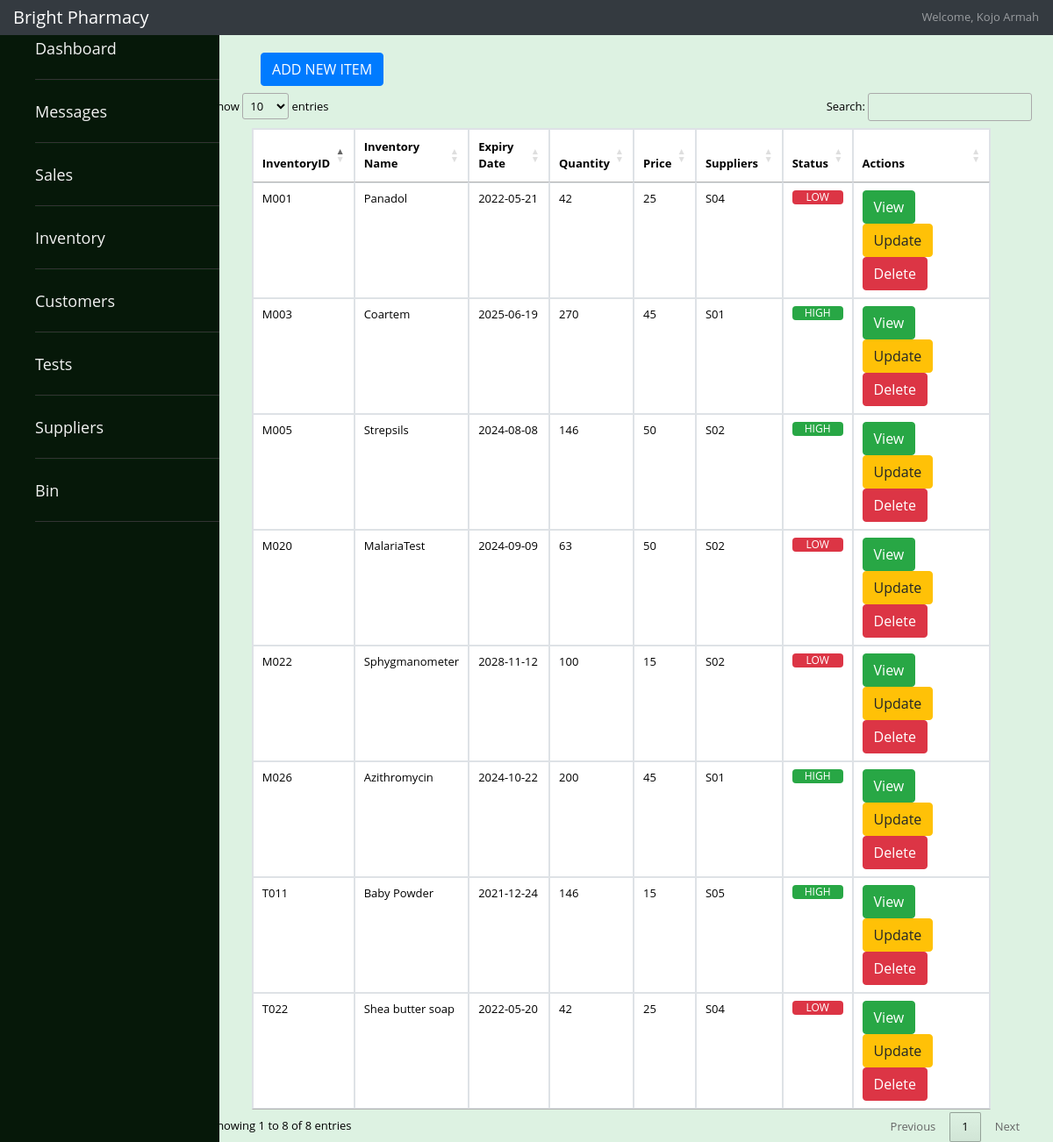
The page /employee/employee_inventory.php (signed in) on the database its author committed.
### tables this page shows
CREATE TABLE `Employee_Log_in` (
  `EmployeeID` int(3) NOT NULL,
  `Password` varchar(300) NOT NULL
);

CREATE TABLE `Employee` (
  `EmployeeID` int(3) NOT NULL,
  `EmployeeFname` varchar(15) NOT NULL,
  `EmployeeLname` varchar(15) NOT NULL,
  `EmployeeGender` enum('male','female') DEFAULT NULL,
  `EmployeeDOB` date DEFAULT NULL,
  `EmployeeAddress` varchar(30) NOT NULL,
  `DepartmentID` int(11) NOT NULL,
  `ShiftTime` time NOT NULL,
  `EmploymentDate` date NOT NULL,
  `Salary` varchar(255) DEFAULT NULL,
  `EmployeeStatus` enum('Active','Inactive','On-Leave','') NOT NULL
);

CREATE TABLE `Inventory` (
  `InventoryID` varchar(6) NOT NULL,
  `InventoryName` varchar(20) NOT NULL,
  `ExpiryDate` date DEFAULT NULL,
  `SuppliersID` varchar(3) NOT NULL,
  `NumberofItems` int(100) NOT NULL,
  `Price` double NOT NULL,
  `Status` enum('Available','Unavailable') DEFAULT 'Available'
);

### employee/inventory_u.php (the view, shortened to what this page needs)
</div>

### employee/employee_inventory.php (shortened to what this page needs)
<?php
     require_once("connection.php");
     if($_SESSION["loggedin"]){
        $id=$_SESSION["id"];
        $sql="SELECT * FROM Employee inner join Employee_Log_in ON Employee.EmployeeID=Employee_Log_in.EmployeeID WHERE Employee.EmployeeID='$id'";
        $results=mysqli_query($conn,$sql);
      if($row = mysqli_fetch_assoc($results)) {
        $fname=$row["EmployeeFname"];
        $lname=$row["EmployeeLname"];
    }
}
     ?>
<!DOCTYPE html>
<html lang="en">
<head>
    <link href="https://unpkg.com/ionicons@4.5.10-0/dist/css/ionicons.min.css" rel="stylesheet">
<link rel="stylesheet" href="https://maxcdn.bootstrapcdn.com/bootstrap/4.0.0/css/bootstrap.min.css" >
<link rel="stylesheet" type="text/css" href="https://cdn.datatables.net/1.10.22/css/jquery.dataTables.min.css"/>
<link rel="stylesheet" href="sweetalert2.min.css">
   <link rel="stylesheet" href="/final-melwinkle/css/main.css">
   <link rel="stylesheet" href="/final-melwinkle/css/sales.css">
</head>
<body>
<nav class="navbar navbar-dark fixed-top bg-dark flex-md-nowrap p-0 shadow">
      <a class="navbar-brand col-sm-3 col-md-2 mr-0" href="#">Bright Pharmacy</a>
      <ul class="navbar-nav px-3">
        <li class="nav-item text-nowrap">
          <a class="nav-link" href="/final-melwinkle/employee/employee_profile.php"><?php
        echo  "Welcome, ".$fname." ".$lname;
    ?></a>
        </li>
      </ul>
    </nav>
    <div class="wrapper"  >
  <nav id="sidebar" aria-label="side">
<ul class="list-items">
<?php
$depart="SELECT DepartmentID from  Employee  where EmployeeID=$id";
$res=mysqli_query($conn,$depart);
$row_d=mysqli_fetch_assoc($res);
if($row_d['DepartmentID']==4){
  echo "<li><a href='/final-melwinkle/employee/administrator/administrator_dashboard.php'><i class='icon ion-md-home' size='large'></i> Dashboard</a></li>
  <li><a href='/final-melwinkle/employee/administrator/administrator_employee.php'><i class='icon ion-md-people' size='large'></i>Employee</a></li>
  <li><a href='/final-melwinkle/employee/administrator/administrator_messages.php'><i class='icon ion-md-mail' size='large'></i> Messages</a></li>";
}else{
  echo "<li><a href='/final-melwinkle/employee/employee_dashboard.php'><i class='icon ion-md-home' size='large'></i> Dashboard</a></li>
  <li><a href='/final-melwinkle/employee/employee_messages.php'><i class='icon ion-md-mail' size='large'></i> Messages</a></li>";
}
?>
<li><a href="/final-melwinkle/employee/employee_sales.php"><i class='icon ion-md-cash' size='large'></i> Sales</a></li>
<li><a href="/final-melwinkle/employee/employee_inventory.php"> <i class='icon ion-md-hammer' size='large'></i> Inventory</a></li>
<li><a href="/final-melwinkle/employee/customer/customer.php"> <i class='icon ion-md-people' size='large'></i> Customers</a></li>
<li><a href="/final-melwinkle/employee/employee_tests.php">  <i class='icon ion-md-clipboard' size='large'></i> Tests</a></li>
<li><a href="/final-melwinkle/employee/general_suppliers.php">  <i class='icon ion-md-basket' size='large'></i> Suppliers</a></li>
<li><a href='/final-melwinkle/employee/bin.php'><i class='icon ion-md-trash' size='large'></i> Bin</a></li>
</ul>
</nav>
  </div>
  <div class="row" style="margin-top:3%;padding-left:26%;padding-right:5px;margin-top:5%">
                    <h5 class="text-muted vb">
                    <button type='button' class='btn btn-primary' data-toggle='modal' data-target='#additem'>
        ADD NEW ITEM<i class='icon ion-md-add' size='large'></i>
      </button>
                            <?php include('update_e.php');?>
                    <div style="width:78%;margin-left:20%">
<table id="example" class="table table-bordered " style="margin-left:5%;background:white;width:90%">
  <thead>
    <tr>
      <th scope="col">InventoryID
      </th>
      <th scope="col">Inventory Name
      </th>
      <th scope="col">Expiry Date
      </th>
      <th scope="col">Quantity
      </th>
      <th scope="col">Price
      </th>
      <th scope="col">Suppliers
      </th>
      <th scope="col">Status
      </th>
      <th scope="col">Actions
      </th>
    </tr>
  </thead>
  <tbody>
        <?php
        $sql_sell="SELECT * FROM Inventory ";
        $res_sell=mysqli_query($conn,$sql_sell);
        while($row_s=mysqli_fetch_assoc($res_sell)){
            $Inventory=$row_s['InventoryID'];
            $InventName=$row_s['InventoryName'];
            $Date=$row_s['ExpiryDate'];
            $quantity=$row_s['NumberofItems'];
            $mode= $row_s['Price'];
            $bill=$row_s['SuppliersID'];
            $stats=$row_s['Status'];
            if($stats=="Available"){
        echo "
        <tr scope='row'>
        <td>$Inventory</td>
        <td>$InventName</td>
        <td>$Date</td>
        <td>$quantity</td>
        <td>$mode</td>
        <td>$bill</td>";
        if($quantity>100){
          echo " <td>"; ?>
            <div class="progress">
          <div class="progress-bar bg-success" role="progressbar" aria-valuenow="70" aria-valuemin="0" aria-valuemax="100" style="width:100%">
            HIGH
          </div>
        </div> <?php echo "</td>";
        }
        else{
          echo " <td>";?>  <div class="progress">
          <div class="progress-bar bg-danger" role="progressbar" aria-valuenow="70" aria-valuemin="0" aria-valuemax="100" style="width:100%">
            LOW
          </div>
        </div> <?php echo "</td>";
        }
        $sql_supp="SELECT * from Medicine where InventoryID='$Inventory'";
        $supp_result=mysqli_query($conn,$sql_supp);
        $mu=mysqli_fetch_assoc($supp_result);
        $sql_sup="SELECT * from Toiletries where InventoryID='$Inventory'";
        $supp_resul=mysqli_query($conn,$sql_sup);
        $tu=mysqli_fetch_assoc($supp_resul);
        $sql_su="SELECT * from Tests where InventoryID='$Inventory'";
        $supp_resu=mysqli_query($conn,$sql_su);
        $teu=mysqli_fetch_assoc($supp_resu);
        $sale="SELECT sum(Bill) as Total from Sellsto inner join Inventory on Sellsto.InventoryID=Inventory.InventoryID where Sellsto.InventoryID='$Inventory' ";
$resulte=mysqli_query($conn,$sale);
$salet=mysqli_fetch_assoc($resulte);
$sql_bill="SELECT sum(Bill) as Total_Sale FROM Administers inner join Inventory on Administers.InventoryID=Inventory.InventoryID where Administers.InventoryID='$Inventory'";
$res_bill=mysqli_query($conn,$sql_bill);
$adTests=mysqli_fetch_assoc($res_bill);
  $totasales=$adTests['Total_Sale'];
  $total=$salet['Total'];
  $sales="SELECT sum(Bill) as Total from Sellsto inner join Inventory on Sellsto.InventoryID=Inventory.InventoryID where Sellsto.InventoryID='$Inventory' and Sellsto.EmployeeID=$id ";
$resultes=mysqli_query($conn,$sales);
$salets=mysqli_fetch_assoc($resultes);
$sql_bills="SELECT sum(Bill) as Total_Sale FROM Administers inner join Inventory on Administers.InventoryID=Inventory.InventoryID where Administers.InventoryID='$Inventory' and Administers.EmployeeID=$id";
$res_bills=mysqli_query($conn,$sql_bills);
$adTest=mysqli_fetch_assoc($res_bills);
  $totasale=$adTest['Total_Sale'];
  $totals=$salets['Total'];
        if($row_d['DepartmentID']==4){
        if($mu){
          echo "<td><button type='button' class='btn btn-primary' data-toggle='modal' data-target='#mu_".$Inventory."mu".$total."'>
          View<i class='icon ion-md-checkmark-circle-outline' size='large'></i>
        </button>
        <button type='button' class='btn btn-warning' data-toggle='modal' data-target='#updatemu_".$Inventory."'>
        Update<i class='icon ion-md-close-circle-outline' size='large'></i>
      </button>
      <button type='button' class='btn btn-danger' data-toggle='modal' data-target='#delete_".$Inventory."'>
        Delete<i class='icon ion-md-close-circle-outline' size='large'></i>
      </button>
      </td>";
        }else if($tu){
          echo "<td><button type='button' class='btn btn-primary' data-toggle='modal' data-target='#tu_".$Inventory."tu".$total."'>
          View<i class='icon ion-md-checkmark-circle-outline' size='large'></i>
        </button>
        <button type='button' class='btn btn-warning' data-toggle='modal' data-target='#updatetu_".$Inventory."'>
        Update<i class='icon ion-md-close-circle-outline' size='large'></i>
      </button>
      <button type='button' class='btn btn-danger' data-toggle='modal' data-target='#delete_".$Inventory."'>
        Delete<i class='icon ion-md-close-circle-outline' size='large'></i>
      </button>
      </td>";
        }
        else if($teu){
          echo "<td><button type='button' class='btn btn-primary' data-toggle='modal' data-target='#teu_".$Inventory."teu".$totasales."'>
          View<i class='icon ion-md-checkmark-circle-outline' size='large'></i>
        </button>
        <button type='button' class='btn btn-warning' data-toggle='modal' data-target='#updateteu_".$Inventory."'>
        Update<i class='icon ion-md-close-circle-outline' size='large'></i>
      </button>
      <button type='button' class='btn btn-danger' data-toggle='modal' data-target='#delete_".$Inventory."'>
        Delete<i class='icon ion-md-close-circle-outline' size='large'></i>
      </button>
      </td>";
      }
    }else{
      if($mu){
        echo "<td><button type='button' class='btn btn-success' data-toggle='modal' data-target='#smu_".$Inventory."mu".$totals."mu".$id."'>
        View<i class='icon ion-md-checkmark-circle-outline' size='large'></i>
      </button>
      <button type='button' class='btn btn-warning' data-toggle='modal' data-target='#updatemu_".$Inventory."'>
      Update<i class='icon ion-md-close-circle-outline' size='large'></i>
    </button>
    <button type='button' class='btn btn-danger' data-toggle='modal' data-target='#deleterequest_".$Inventory."'>
      Delete<i class='icon ion-md-close-circle-outline' size='large'></i>
    </button>
    </td>";
      }else if($tu){
        echo "<td><button type='button' class='btn btn-success' data-toggle='modal' data-target='#stu_".$Inventory."tu".$totals."tu".$id."'>
        View<i class='icon ion-md-checkmark-circle-outline' size='large'></i>
      </button>
      <button type='button' class='btn btn-warning' data-toggle='modal' data-target='#updatetu_".$Inventory."'>
      Update<i class='icon ion-md-close-circle-outline' size='large'></i>
    </button>
    <button type='button' class='btn btn-danger' data-toggle='modal' data-target='#deleterequest_".$Inventory."'>
      Delete<i class='icon ion-md-close-circle-outline' size='large'></i>
    </button>
    </td>";
      }
      else if($teu){
        echo "<td><button type='button' class='btn btn-success' data-toggle='modal' data-target='#steu_".$Inventory."teu".$totasale."teu".$id."'>
        View<i class='icon ion-md-checkmark-circle-outline' size='large'></i>
      </button>
      <button type='button' class='btn btn-warning' data-toggle='modal' data-target='#updateteu_".$Inventory."'>
      Update<i class='icon ion-md-close-circle-outline' size='large'></i>
    </button>
    <button type='button' class='btn btn-danger' data-toggle='modal' data-target='#deleterequest_".$Inventory."'>
      Delete<i class='icon ion-md-close-circle-outline' size='large'></i>
    </button>
    </td>";
    }
      }
      echo
       "
        </tr>\n";
include("inventory_u.php");
      }
    }
        ?>
</body>
</html>

### css/main.css (style rules this page uses)
.wrapper { background: rgb(14, 80, 14); }
#sidebar { height: 100%; width: 250px; position: fixed; z-index: 1; top: 0; left: 0; background-color:rgb(14, 80, 14); overflow-x: hidden; padding-top: 20px; color: white; }
#sidebar .list-items { position: relative; background: rgb(6, 24, 9); width: 100%; height: 100%; list-style: none; }
#sidebar .list-items li { line-height: 70px; border-top: 1px solid rgb(5, 33, 9); border-bottom: 1px solid #333; transition: all 0.3s ease; }
#sidebar .list-items li:first-child { border-top: none; }
#sidebar .list-items li a { color: #f2f2f2; text-decoration: none; font-size: 18px; font-weight: 500; height: 100%; width: 100%; display: block; }

### css/sales.css (style rules this page uses)
body { background-color: #ddf2e2; color:black; font-family: 'Open Sans', sans-serif; font-size: 13px; text-rendering: optimizeLegibility; -webkit-font-smoothing: antialiased; -moz-font-smoothing: antialiased; height:100%; }

### rows shown on the page
employee_log_in: EmployeeID.EmployeeFname "Kojo", EmployeeID.EmployeeLname "Armah"
inventory: InventoryID "M001", InventoryName "Panadol", ExpiryDate "2022-05-21", NumberofItems "42", Price "25", SuppliersID "S04", shows "LOW"
inventory: InventoryID "M003", InventoryName "Coartem", ExpiryDate "2025-06-19", NumberofItems "270", Price "45", SuppliersID "S01", shows "HIGH"
inventory: InventoryID "M005", InventoryName "Strepsils", ExpiryDate "2024-08-08", NumberofItems "146", Price "50", SuppliersID "S02", shows "HIGH"
inventory: InventoryID "M020", InventoryName "MalariaTest", ExpiryDate "2024-09-09", NumberofItems "63", Price "50", SuppliersID "S02", shows "LOW"
inventory: InventoryID "M022", InventoryName "Sphygmanometer", ExpiryDate "2028-11-12", NumberofItems "100", Price "15", SuppliersID "S02", shows "LOW"
inventory: InventoryID "M026", InventoryName "Azithromycin", ExpiryDate "2024-10-22", NumberofItems "200", Price "45", SuppliersID "S01", shows "HIGH"
inventory: InventoryID "T011", InventoryName "Baby Powder", ExpiryDate "2021-12-24", NumberofItems "146", Price "15", SuppliersID "S05", shows "HIGH"
inventory: InventoryID "T022", InventoryName "Shea butter soap", ExpiryDate "2022-05-20", NumberofItems "42", Price "25", SuppliersID "S04", shows "LOW"
